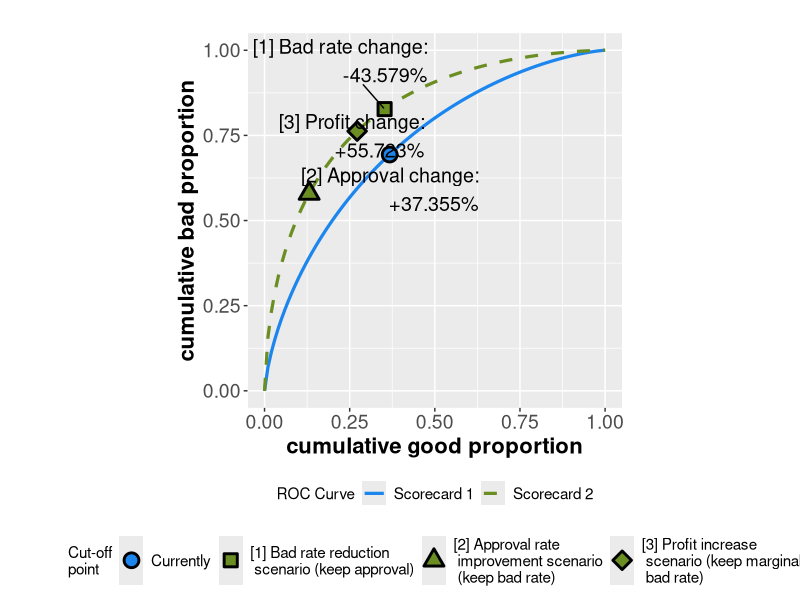

Write the R code that produced this figure. (Note: this script raises an error after producing the figure.)
library(ggplot2)
library(ggrepel)
library(numDeriv)
#library(data.table)


# FUNCTIONS:
# FuncMidNormal<-function(x,g){pnorm(qnorm((g+1)/2)*sqrt(2)+qnorm(x))}
# FuncMidFractal<-function(x,g){0.5*(1-(1-x)^((1+g)/(1-g)))+0.5*x^((1-g)/(1+g))}
# FuncBiFractal<-function(x,g, beta){beta*(1-(1-x)^((1+g)/(1-g)))+(1-beta)*x^((1-g)/(1+g))}
# FuncBiNormal<-function(x,g,shape){pnorm(qnorm((g+1)/2)*sqrt(1+shape^2)+shape*qnorm(x))}

# In this test we are using proper binormal curve
# FuncBiProper
Gini2Da <- function(g, c_){
  ffind <- function(x){pnorm(x/sqrt(2)) + 2 * VGAM::pbinorm(-x/sqrt(2), 0, cov12 = -(1-c_^2)/(1+c_^2))-(g+1)/2}
  return(uniroot(ffind, lower = 0, upper = 10)$root)
}
H <- function(x){1*(x>=0)}
fpf <- function(v_c, c, d_a) {
  return(pnorm(-(1-c)*v_c-d_a/2*sqrt(1+c^2)) + ( pnorm(-(1-c)*v_c+d_a/2/c*sqrt(1+c^2)) - H(c)))
}
tpf <- function(v_c, c, d_a) {
  return(pnorm(-(1+c)*v_c+d_a/2*sqrt(1+c^2)) + ( pnorm(-(1+c)*v_c+d_a/2/c*sqrt(1+c^2)) - H(c)))
}
v_c_from_fpf <- function(fpfF, fpf_){
  uniroot(function(x){fpfF(x)-fpf_}, lower = -100, upper = 100)$root
}
v_c_from_tpf <- function(tpfF, tpf_){
  uniroot(function(x){tpfF(x)-tpf_}, lower = -100, upper = 100)$root
}

FuncBiProper <- Vectorize(function(x,c,d_a){tpf(v_c_from_fpf(function(x){fpf(x,c,d_a)},x), c, d_a)})
FuncBiProperDeriv <- Vectorize(function(x, c1, d_a1){
#  s = v_c_from_tpf(function(x_){tpf(x_,c1,d_a1)},x)
s = v_c_from_fpf(function(x_){fpf(x_,c1,d_a1)},x)
#  res = ((1-c1)*(dnorm(-(1-c1)*s-d_a1/2*sqrt(1+c1^2)) + dnorm(-(1-c1)*s+d_a1/2/c1*sqrt(1+c1^2))))/((1+c1)*(dnorm(-(1+c1)*s+d_a1/2*sqrt(1+c1^2)) + dnorm(-(1+c1)*s+d_a1/2/c1*sqrt(1+c1^2)) ))
  res = ((1+c1)*(dnorm(-(1+c1)*s+d_a1/2*sqrt(1+c1^2)) + dnorm(-(1+c1)*s+d_a1/2/c1*sqrt(1+c1^2)) ))/((1-c1)*(dnorm(-(1-c1)*s-d_a1/2*sqrt(1+c1^2)) + dnorm(-(1-c1)*s+d_a1/2/c1*sqrt(1+c1^2))))
  return(res)
})

# function GiniP calculates Gini above the cutoff (truncated Gini) calculation
# f - ROC curve model (e.g. binormal with set Gini & shape parameters)
# x - cut-off point representation on the ROC curve (x coordinate: cumulative good proportion below the cutoff)
GiniP<-function(f, x){2*(integrate(f,x,1)$value-(1-x)*f(x))/((1-x)*(1-f(x)))-1}

# Calculator function
# Please note default c1 and c2 is set to one, so the ROC curves default to MidNormal
better_gini_calculatorP<-function(GINI1=.45, GINI2=.65, B=.1, a0=.6, c1=0, c2=0){
  da1 <- Gini2Da(GINI1, c1)
  da2 <- Gini2Da(GINI2, c2)

  # setting binormal functions with GINI1 and GINI2 parameters
  y0<-function(x){FuncBiProper(x,c1,da1)}
  y1<-function(x){FuncBiProper(x,c2,da2)}
  
  # searching for representation of the cutoff point 
  phi0<-function(x){(1-B)*(1-x)+B*(1-y0(x))-a0}
  x0<-as.numeric(uniroot(phi0,lower=0,upper=1,tol = .Machine$double.eps)[1])
  
  # determining portfolio bad rate for scorecard 1
  b0 <- B*(1-y0(x0))/a0
  
  # determining marginal bad rate at the cutoff for scorecard 1 
  #deriv0 <-  numDeriv::grad(y0, x0)
  deriv0 <- FuncBiProperDeriv(x0, c1, da1)
  mbr0 <- (1+(1-B)/B/deriv0)^(-1)
  
  # determining interest rate assuming profit = 0 at marginal bad rate 
  ir0 <-  mbr0/(1-mbr0)
  
  # calculation of the portfolio profit
  profit0 <- a0*(ir0*(1-b0)-b0)
  
  # Gini for scorecard 1 on accepted portfolio
  ginip0 <- GiniP(y0,x0)
  
  ## 1. Bad rate reduction scenario (keep approval)
  
  # same approval
  a1 <- a0
  
  # finding the cutoff representation on ROC curve 2 for scenario 1
  phi1<-function(x){(1-B)*(1-x)+B*(1-y1(x))-a1}
  x1<-as.numeric(uniroot(phi1,lower=0,upper=1,tol = .Machine$double.eps)[1])
  
  # new portfolio bad rate
  b1 <- B*(1-y1(x1))/a0
  
  # new marginal bad rate at the cutoff
  #deriv1 <- numDeriv::grad(y1, x1)
  deriv1 <- FuncBiProperDeriv(x1, c2, da2)
  mbr1 <- (1+(1-B)/B/deriv1)^(-1)
  
  # same interest rate
  ir1 <- ir0
  
  # profit for scorecard 2
  profit1 <- a1*(ir1*(1-b1)-b1)
  
  # calculating Gini on approved portfolio for scorecard 2 
  ginip1 <- GiniP(y1,x1)
  
  # approval change, portfolio bad rate change, profit change
  a1_change <- a1/a0-1
  b1_change <- b1/b0-1
  profit1_change <- profit1/profit0-1
  
  ## 2. Approval rate increase scenario (keep bad rate)
  
  # same portfolio bad rate
  b2 <- b0
  
  # finding the cutoff representation on ROC curve 2 for scenario 2
  phi2<-function(x){B*(1-y1(x))/((1-B)*(1-x)+B*(1-y1(x)))-b2}
  x2 <- as.numeric(uniroot(phi2,lower=0.001,upper=.999,tol = .Machine$double.eps)[1])
  
  # new approval rate
  a2 <- ((1-B)*(1-x2)+B*(1-y1(x2)))
  
  # as above
  # deriv2 <- numDeriv::grad(y1, x2)
  deriv2 <- FuncBiProperDeriv(x2, c2, da2)
  mbr2 <- (1+(1-B)/B/deriv2)^(-1)
  ir2 <- ir0
  profit2 <- a2*(ir2*(1-b2)-b2)
  ginip2 <- GiniP(y1, x2)
  
  a2_change <- a2/a0-1
  b2_change <- b2/b0-1
  profit2_change <- profit2/profit0-1
  
  ## 3. Profit increase scenario (keep marginal bad rate)
  
  # same marginal bad rate - finding the cutoff representation on ROC curve 2 for scenario 3 
  #numDeriv::grad(y1, x)
  # phi3<-function(x){numDeriv::grad(y1, x)-deriv0}
  phi3<-function(x){FuncBiProperDeriv(x, c2, da2)-deriv0}
  x3 <- as.numeric(uniroot(phi3,lower=0+1/1000,upper=1-1/1000,tol = .Machine$double.eps)[1])
  
  # new approval rate and portfolio bad rate in scenario 3
  a3 <- ((1-B)*(1-x3)+B*(1-y1(x3)))
  b3 <- B*(1-y1(x3))/a3
  
  # as above
  #deriv3 <- numDeriv::grad(y1, x3)
  deriv3 <- FuncBiProperDeriv(x3, c2, da2)
  mbr3 <- (1+(1-B)/B/deriv3)^(-1)
  ir3 <- ir0
  profit3 <- a3*(ir3*(1-b3)-b3)
  ginip3 <- GiniP(y1,x3)
  
  a3_change <- a3/a0-1
  b3_change <- b3/b0-1
  profit3_change <- profit3/profit0-1

  
  
  # f3<-function(x){format(round(100*x,3), nsmall=3)}
  # fperc<-function(x){paste(f3(x),"%", sep="")}
  
  return(list(
  inputs = list(GINI1=GINI1, GINI2=GINI2, B=B, a0=a0, c1=c1, c2=c2)
  , curves = list(y0=y0, y1=y1)
  , cutoffs = data.frame(xcord = c(x0, x1, x2, x3), 
                   ycord = c(y0(x0), y1(x1), y1(x2), y1(x3)))
  , res1=data.frame(no=1:3, scenario=c('keep approval (bad rate reduction)', 'keep bad rate (approval rate improvement)', 'keep marginal bad rate (profit increase)'), 
                   approval_change=c(a1_change, a2_change, a3_change),
                   bad_rate_change=c(b1_change, b2_change, b3_change),
                   profit_change=c(profit1_change, profit2_change, profit3_change))
  , res2=data.frame(scenario=1:3, 
                   existing_approval = rep(a0,3), 
                   new_approval = c(a1, a2, a3),
                   existing_bad_rate = rep(b0,3),
                   new_bad_rate = c(b1, b2, b3),
                   existing_profit = rep(profit0, 3),
                   new_profit = c(profit1, profit2, profit3))
  , res3=data.frame(scenario=1:3, 
                   existing_portfolio_gini = rep(ginip0,3),
                   new_portfolio_gini = c(ginip1, ginip2, ginip3),
                   existing_marginal_bad_rate = rep(mbr0,3),
                   new_marginal_bad_rate = c(mbr1, mbr2, mbr3))))
}

# Plot function  
plot_better_gini <- function(res){
df <- data.frame(xcord=res$cutoffs$xcord, ycord=res$cutoffs$ycord, point_id=c("a", "b", "c", "d"))
df$labels <- c('', paste("[1] Bad rate change:\n", ifelse(res$res1$bad_rate_change[1]>0,"+",""), round(100*res$res1$bad_rate_change[1], 3), "%", sep = ""),
               paste("[2] Approval change:\n", ifelse(res$res1$approval_change[2]>0,"+",""), round(100*res$res1$approval_change[2], 3), "%", sep = ""),
               paste("[3] Profit change:\n", ifelse(res$res1$profit_change[3]>0,"+",""), round(100*res$res1$profit_change[3], 3), "%", sep = ""))

ggplot(data.frame(x=c(0,1)), aes(x)) +
  stat_function(fun = res$curves$y0, geom = "line", aes(colour = "y0"), lwd = 1.1) +
  stat_function(fun = res$curves$y1, geom = "line", aes(colour = "y1"), linetype= "dashed", lwd = 1.1) +
  scale_colour_manual("ROC Curve", values = c("dodgerblue2", "olivedrab"), breaks = waiver(), labels=c("Scorecard 1", "Scorecard 2")) +
  geom_point(data = df[1,], aes(xcord, ycord, shape = factor(point_id)),  colour = "black", fill = "dodgerblue2", size = 4, stroke = 1.5) +
  geom_point(data = df[c(2,3, 4),], aes(xcord, ycord, shape = factor(point_id)), colour = "black", fill = "olivedrab", size = 4, stroke = 1.5) +
  scale_shape_manual("Cut-off\npoint",
                     values = c('a' = 21, 'b' = 22, 'c' = 24, 'd' = 23),
                     labels = c("Currently", "[1] Bad rate reduction\n scenario (keep approval)", "[2] Approval rate\n improvement scenario\n (keep bad rate)", "[3] Profit increase\n scenario (keep marginal\n bad rate)")) +
  xlab("cumulative good proportion") + ylab("cumulative bad proportion") + ggtitle("") + 
  theme(legend.position="bottom", 
        legend.box = "vertical", 
        axis.text=element_text(size=14), 
        axis.title=element_text(size=16,face="bold"),
        legend.text=element_text(size=11)) +
  guides(color = guide_legend(order = 1)) +
  coord_fixed() +
  geom_text_repel(data = df[2:4,],
                  mapping = aes(x=xcord, y=ycord, label = labels),
                  size=5,
                  min.segment.length = 0,
                  hjust = 1, vjust = -1, show.legend = FALSE)
}

# Example
(resP<-better_gini_calculatorP(.45, .65, .1, .6))
plot_better_gini(resP)
 
(res<-better_gini_calculator(.45, .65, .1, .6))
plot_better_gini(res)
# 
resP$res1
res$res1

#CHECK ##########
# FuncBiNormal(0:10/10, .7, 1)-FuncBiProper(0:10/10, 0, Gini2Da(.7, 0))
# 
numDeriv::grad(function(x){FuncBiNormal(x, .7, 1)}, .5)
FuncBiProperDeriv(.5, 0, Gini2Da(.7, 0))
# numDeriv::grad(function(x){FuncBiProper(x, 0, Gini2Da(.7, 0))}, .5)
# 
# ProperBiNormalDeriv1 <- Vectorize(function(x, c1, d_a1){
#   s = v_c_from_tpf(function(x_){tpf(x_,c1,d_a1)},x)
#   res = ((1-c1)*(dnorm(-(1-c1)*s-d_a1/2*sqrt(1+c1^2)) + dnorm(-(1-c1)*s+d_a1/2/c1*sqrt(1+c1^2))))/((1+c1)*(dnorm(-(1+c1)*s+d_a1/2*sqrt(1+c1^2)) + dnorm(-(1+c1)*s+d_a1/2/c1*sqrt(1+c1^2)) ))
#   return(res)
# })
# 
# x0 <- .5
# numDeriv::grad(function(x){FuncBiNormal(x, .7, 1)}, x0)
# #numDeriv::grad(function(x){FuncBiProper(x, 0, Gini2Da(.7, 0))}, x0)
# ProperBiNormalDeriv1(x0, 0, Gini2Da(.7,0))
# 
